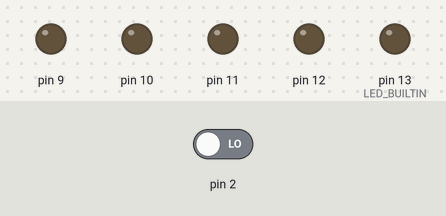
The sketch below on a simulated Arduino Uno, built with avr-gcc and run on an emulated ATmega328P. On the bench: output pins drawn as LEDs (lit = HIGH). The test bench sets the inputs (shaded band); at power-on: pin 2 LOW. Random numbers use the default seed unless the sketch sets one.

Above: at 1.2 s.
1.3 s: pin 2 driven HIGH
At 2.0 s:
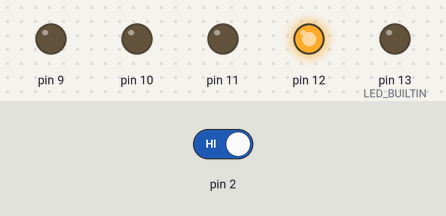
At 12.0 s:
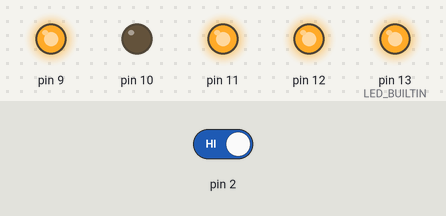
Timing chart, 0 to 17.8 s (numbered marks = the images above; inputs shaded):
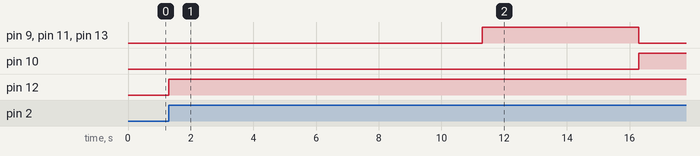

The sketch:

Proiect3.ino
```cpp
int buttonState = 0;

void setup()
{
  pinMode(LED_BUILTIN, OUTPUT);
  pinMode(12, OUTPUT);
  pinMode(11, OUTPUT);
  pinMode(10, OUTPUT);
  pinMode(9, OUTPUT);
  pinMode(10, OUTPUT);
  pinMode(10, OUTPUT);
  pinMode(2, INPUT);

}

void loop()
{
  buttonState = digitalRead(2);

  if(buttonState == HIGH)
  {
      int numarAleator = random(0, 6);

  	if(numarAleator == 0)
  	{
    	digitalWrite(10,HIGH);

  	}

  	else if(numarAleator == 1)
  	{
    	digitalWrite(12,HIGH);
    	digitalWrite(7,HIGH);

  	}

  	else if(numarAleator == 2)
  	{
    	digitalWrite(10,HIGH);
    	digitalWrite(12,HIGH);
    	digitalWrite(7,HIGH);

  	}

  	else if(numarAleator == 3)
  	{
    	digitalWrite(12,HIGH);
    	digitalWrite(7,HIGH);
    	digitalWrite(13,HIGH);
    	digitalWrite(8,HIGH);

  	}

  	else if(numarAleator == 4)
  	{
    	digitalWrite(12,HIGH);
    	digitalWrite(7,HIGH);
    	digitalWrite(13,HIGH);
    	digitalWrite(8,HIGH);
    	digitalWrite(10,HIGH);

  	}

  	else if(numarAleator == 5)
  	{
    	digitalWrite(12,HIGH);
    	digitalWrite(9,HIGH);
    	digitalWrite(7,HIGH);
    	digitalWrite(13,HIGH);
    	digitalWrite(8,HIGH);
    	digitalWrite(11,HIGH);

  	}
    delay(5000);
  }

    digitalWrite(12,LOW);
    digitalWrite(9,LOW);
    digitalWrite(7,LOW);
    digitalWrite(13,LOW);
    digitalWrite(8,LOW);
    digitalWrite(11,LOW);
    digitalWrite(10,LOW);

}
```

Measured:
- after the input at 1.3 s, pin 9, pin 11, pin 13 (LED_BUILTIN): LOW → HIGH after 10.0 s, → LOW 5.0 s later; pin 10: LOW → HIGH after 15.0 s; pin 12: LOW → HIGH at once
